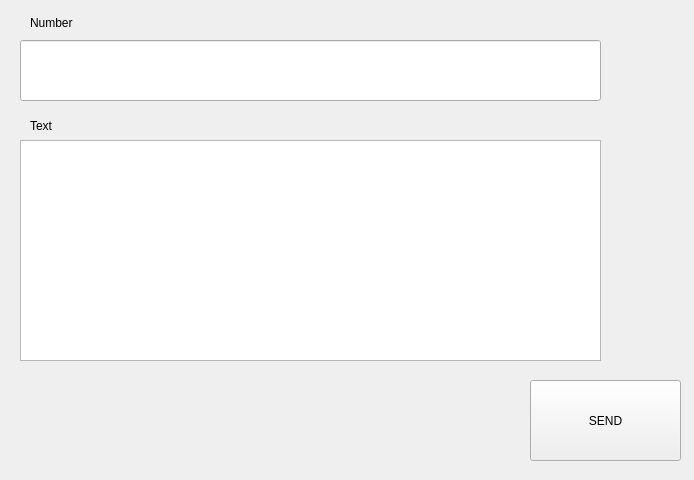
<?xml version="1.0" encoding="UTF-8"?>
<ui version="4.0">
 <class>MainWindow</class>
 <widget class="QMainWindow" name="MainWindow">
  <property name="geometry">
   <rect>
    <x>0</x>
    <y>0</y>
    <width>694</width>
    <height>480</height>
   </rect>
  </property>
  <property name="windowTitle">
   <string>MainWindow</string>
  </property>
  <widget class="QWidget" name="centralWidget">
   <widget class="QPushButton" name="send">
    <property name="geometry">
     <rect>
      <x>530</x>
      <y>380</y>
      <width>151</width>
      <height>81</height>
     </rect>
    </property>
    <property name="text">
     <string>SEND</string>
    </property>
   </widget>
   <widget class="QLineEdit" name="lineEdit">
    <property name="geometry">
     <rect>
      <x>20</x>
      <y>40</y>
      <width>581</width>
      <height>61</height>
     </rect>
    </property>
   </widget>
   <widget class="QLabel" name="label">
    <property name="geometry">
     <rect>
      <x>30</x>
      <y>7</y>
      <width>571</width>
      <height>31</height>
     </rect>
    </property>
    <property name="text">
     <string>Number</string>
    </property>
   </widget>
   <widget class="QLabel" name="label_2">
    <property name="geometry">
     <rect>
      <x>30</x>
      <y>110</y>
      <width>571</width>
      <height>31</height>
     </rect>
    </property>
    <property name="text">
     <string>Text</string>
    </property>
   </widget>
   <widget class="QPlainTextEdit" name="plainTextEdit">
    <property name="geometry">
     <rect>
      <x>20</x>
      <y>140</y>
      <width>581</width>
      <height>221</height>
     </rect>
    </property>
   </widget>
  </widget>
 </widget>
 <layoutdefault spacing="6" margin="11"/>
 <resources/>
 <connections/>
</ui>
